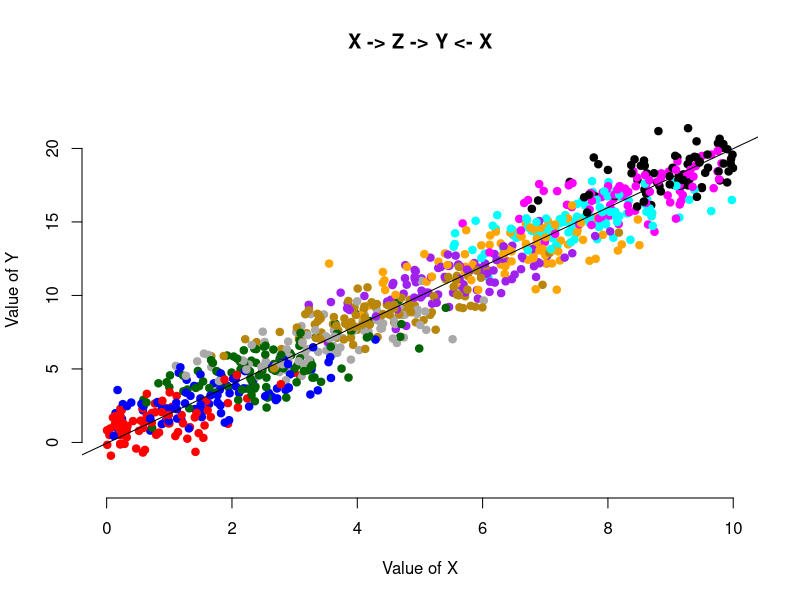
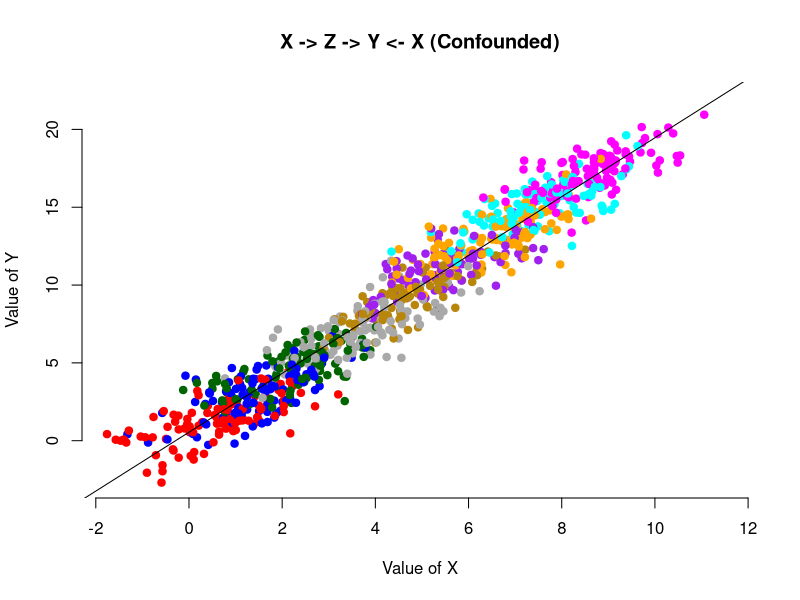
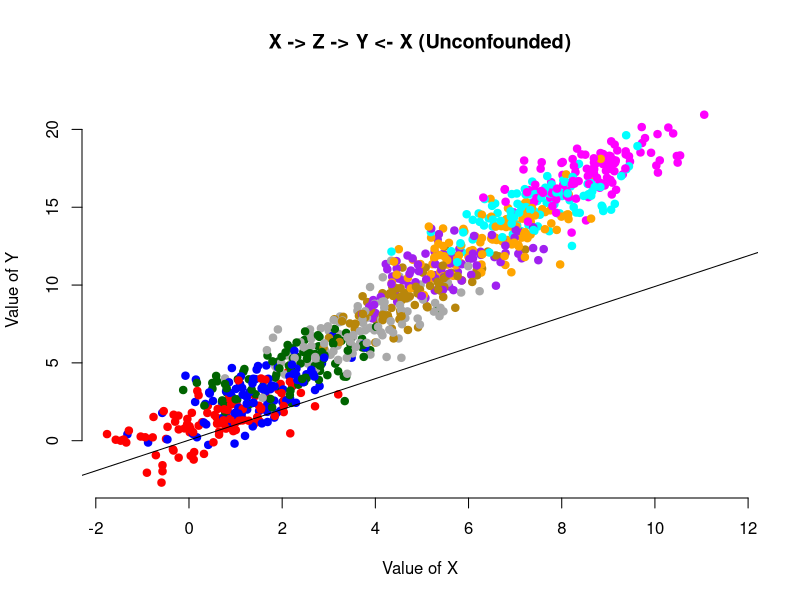
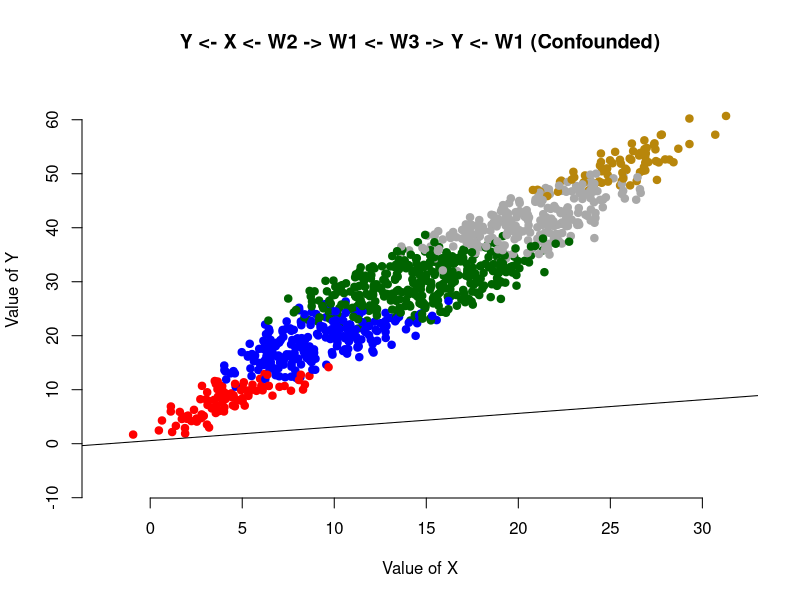
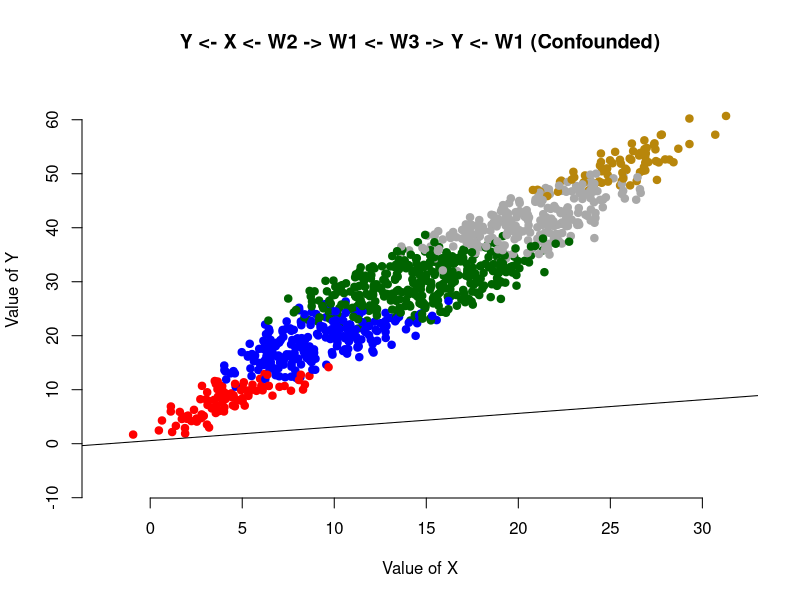
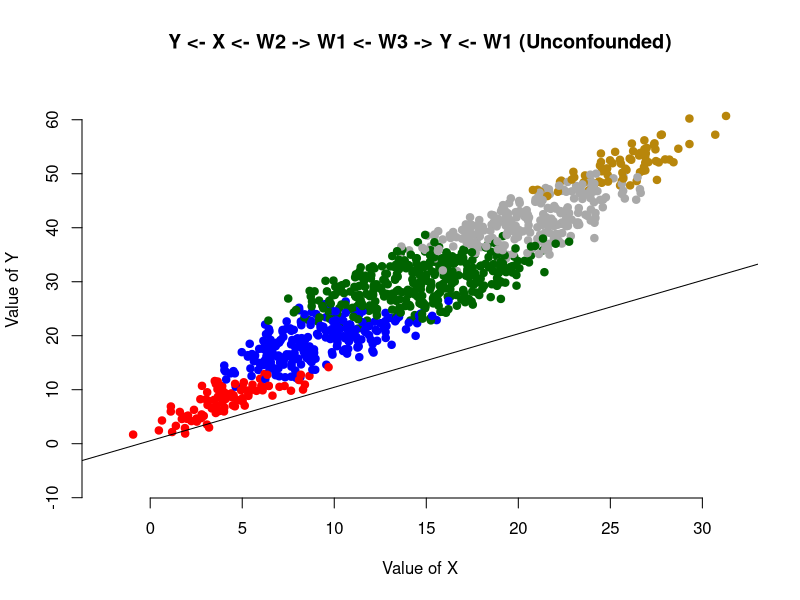
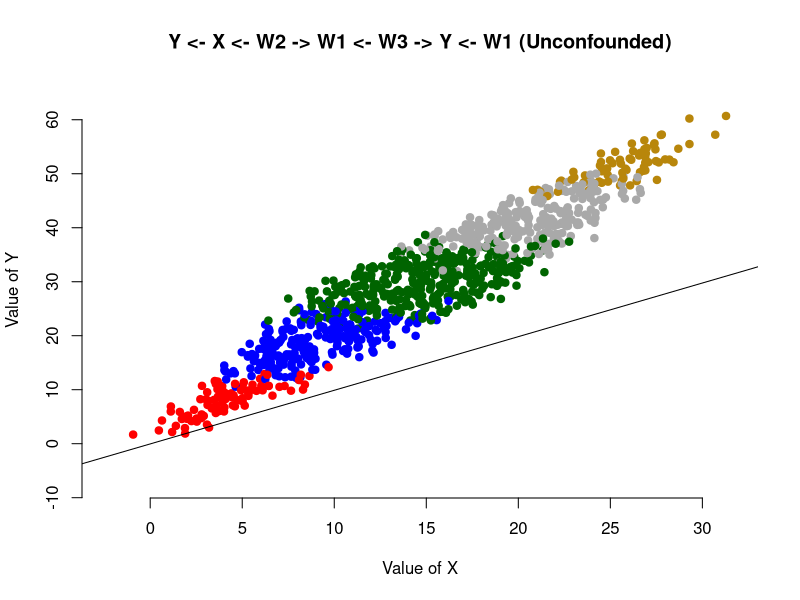
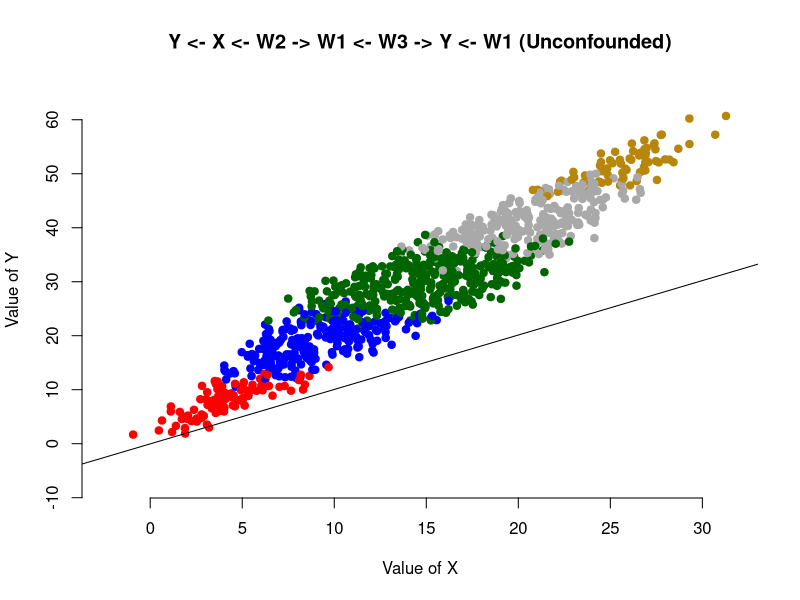

Source code (R) for these figures, in order:
###############################################################################
#       Simulating the effects of conditioning on different SEMs
###############################################################################


# The next code is a subroutine that performs a linear regression test
# with the given structural equation model, and then plots it.

plot_model <- function(file_plot, causal_graph, x, y, interest, model, step = 1) {
    # Prepare color scheme
    colors <- c(
        "red", "blue", "dark green", "dark gray", "darkgoldenrod",
        "purple", "orange", "cyan", "magenta", "black"
    )
    breaks <- seq(0, max(interest), by = step)
    color_mapping <- colors[as.numeric(
        cut(interest, breaks = breaks, label = FALSE)
    )]

    # Review model
    message(causal_graph)
    linear_model <- lm(model)
    print(summary(linear_model))

    # Plot and store
    png(
        paste0("./visuals/", file_plot),
        width = 1440, height = 1080,
    )
    plot(
        x, y,
        col = color_mapping,
        pch = 19,
        main = causal_graph,
        xlab = "Value of X",
        ylab = "Value of Y",
        axes = FALSE
    )
    axis(1)
    axis(2)
    abline(linear_model)
    dev.off()
}

sample_size <- 1000 # Num

#####################################
#  1. Model with mediator
#####################################

# This model is X -> Z -> Y <- X. The effect of X on Y should be 2
x <- runif(sample_size, 0, 10)
z <- x + rnorm(sample_size, 0, 1)
y <- x + rnorm(sample_size, 0, 1) + z

plot_model(paste0("model_1.png"), "X -> Z -> Y <- X", x, y, z, y ~ x)

#####################################
#  2. Model with confounder
#####################################

# This model is X <- Z -> Y <- X. Z is a confounder, and the effect of X on Y
# is 1. The minimal set for d-separation is {Z}.

z <- runif(sample_size, 0, 10)
x <- z + rnorm(sample_size, 0, 1)
y <- x + z + rnorm(sample_size, 0, 1)

plot_model(
    "model_2_incorrect.png", "X -> Z -> Y <- X (Confounded)",
    x, y, z, y ~ x
)

plot_model(
    "model_2.png", "X -> Z -> Y <- X (Unconfounded)",
    x, y, z, y ~ x + z
)

# The second model should show a more even slope compared to the first one.
# This more even slope is directly proportional with the effect of X over Y.

#####################################
#  3. Butterfly Model
#####################################

# This third model corresponds to Y <- X <- W2 -> W1 <- W3 -> Y <- W1.
# W1, W2 and W3 are confounders. Minimal sets for d-separation are
# {W1, W2} and {W1,W3}.

w2 <- runif(sample_size, 0, 10)
w3 <- runif(sample_size, 0, 10)
w1 <- w2 + w3 + rnorm(sample_size, 0, 1)
x <- w1 + w2 + rnorm(sample_size, 0, 1)
y <- x + w1 + w3 + rnorm(sample_size, 0, 1)

# Note how this model overestimates the effect of X over Y
plot_model(
    "model_3_b_bad.png",
    "Y <- X <- W2 -> W1 <- W3 -> Y <- W1 (Confounded)",
    x, y, w1, y ~ x + w1, 4
)

# Note how in this model always underestimates the effect of X. The confounder
# W1 is attributed to most of the effect.
plot_model(
    "model_3_b_bad.png",
    "Y <- X <- W2 -> W1 <- W3 -> Y <- W1 (Confounded)",
    x, y, w1, y ~ x + w1, 4
)

plot_model(
    "model_3_c_good.png",
    "Y <- X <- W2 -> W1 <- W3 -> Y <- W1 (Unconfounded)",
    x, y, w1, y ~ x + w1 + w2, 4
)

plot_model(
    "model_3_d_good.png",
    "Y <- X <- W2 -> W1 <- W3 -> Y <- W1 (Unconfounded)",
    x, y, w1, y ~ x + w1 + w3, 4
)

# Note how in the next model we still get right result, even when we over
# conditioned.
plot_model(
    "model_3_e_fine.png",
    "Y <- X <- W2 -> W1 <- W3 -> Y <- W1 (Unconfounded)",
    x, y, w1, y ~ x + w1 + w2 + w3, 4
)
